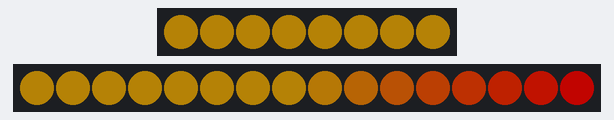
Recording of a sketch running on a simulated Arduino Uno, built with avr-gcc and run on an emulated ATmega328P. Shown: 8 RGB LEDs in strip order, left to right, 16 RGB LEDs in strip order, left to right. Dim RGB values are drawn brighter than linear.

Above: at 2.05 s.
At 6.33 s:
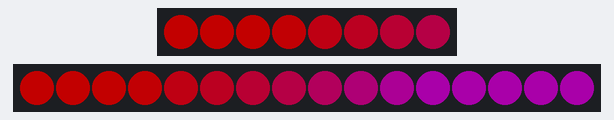
At 10.6 s:
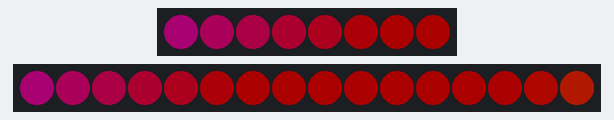
At 20.99 s:
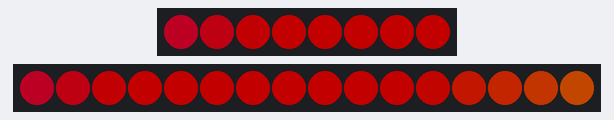
At 31.08 s:
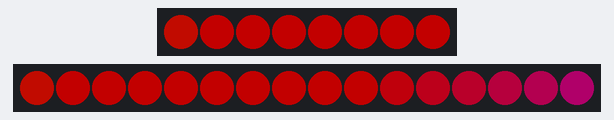
At 39.94 s:
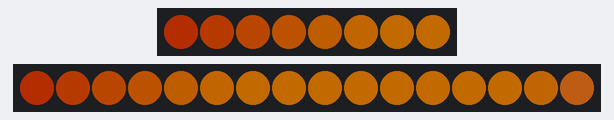
Timing chart, 0 to 40.0 s (numbered marks = the images above):
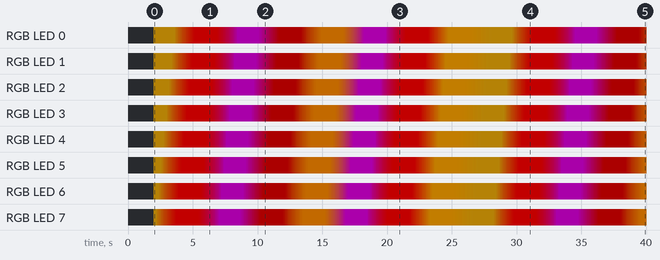

Measured:
- by itself, RGB LED 0: off → RGB(64, 46, 2) at 2.0 s, → RGB(64, 46, 3) 1.5 s later, → RGB(65, 43, 2) 0.10 s later, → RGB(67, 40, 2) 0.10 s later, … (215 changes in this stretch)
- by itself, RGB LED 1: off → RGB(64, 46, 2) at 2.0 s, → RGB(64, 46, 3) 1.3 s later, → RGB(65, 43, 2) 0.10 s later, → RGB(67, 40, 2) 0.10 s later, … (217 changes in this stretch)

The sketch:

lavanecklace.ino
```cpp
#include <FastLED.h>

#define LED_PIN      1      // which pin your pixels are connected to
#define C_PIN      2        // Circle LED pin
#define NUM_LEDS    8       // how many LEDs you have
#define NUM_C_LEDS    16    // how many LEDs you have
#define BRIGHTNESS 150      // 0-255, higher number is brighter.
#define SATURATION 255      // 0-255, 0 is pure white, 255 is fully saturated color
#define SPEED       10      // How fast the colors move.  Higher numbers = faster motion
#define STEPS        2      // How wide the bands of color are.  1 = more like a gradient, 10 = more like stripes


#define COLOR_ORDER GRB  // Try mixing up the letters (RGB, GBR, BRG, etc) for a whole new world of color combinations

CRGB leds[NUM_LEDS + NUM_C_LEDS];
CRGBPalette16 currentPalette;
CRGBPalette16 targetPalette( PartyColors_p );
TBlendType    currentBlending;
int ledMode = 3;


const TProgmemPalette16 Custom_Colors PROGMEM =
{
  CRGB::DarkGoldenrod,
  CRGB::DarkGoldenrod,
  CRGB::Red,
  CRGB::Red,

  CRGB::Purple,
  CRGB::Purple,
  CRGB::DarkRed,
  CRGB::DarkRed,

  CRGB::DarkOrange,
  CRGB::DarkOrange,
  CRGB::DarkMagenta,
  CRGB::DarkMagenta,

  CRGB::Red,
  CRGB::Red,
  CRGB::Orange,
  CRGB::Orange
};


void setup() {
  delay( 2000 ); // power-up safety delay
  FastLED.addLeds<WS2812B, LED_PIN, COLOR_ORDER>(leds, NUM_LEDS).setCorrection( TypicalLEDStrip );
  FastLED.addLeds<WS2812B, C_PIN, COLOR_ORDER>(leds, NUM_C_LEDS).setCorrection( TypicalLEDStrip );
  FastLED.setBrightness(  BRIGHTNESS );
  currentBlending =LINEARBLEND;
}

void loop() {

  static uint8_t startIndex = 0;
  startIndex = startIndex + 1; /* motion speed */

  switch (ledMode) {

  case 0:
    currentPalette = HeatColors_p;    //Red & Yellow, Fire Colors
    break;
  case 1:
    currentPalette = ForestColors_p;
    break;
  case 2:
    currentPalette = OceanColors_p;
    break;
  case 3:
    currentPalette = Custom_Colors;  //My custom palette from above
    break;
  case 4:
    currentPalette = RainbowColors_p;
    break;
  case 5:
    currentPalette = RainbowStripeColors_p;
    break;
  case 6:
    currentPalette = PartyColors_p;
    break;
  }

  FillLEDsFromPaletteColors( startIndex);
  FastLED.show();
  FastLED.delay(1000 / SPEED);
}

void FillLEDsFromPaletteColors( uint8_t colorIndex) {
  for( int i = 0; i < NUM_LEDS + NUM_C_LEDS; i++) {
    leds[i] = ColorFromPalette( currentPalette, colorIndex, BRIGHTNESS, currentBlending);
    colorIndex += STEPS;
  }
}

void shortKeyPress() {
  ledMode++;
  if (ledMode > 6) {
    ledMode=0;
  }
}
```
